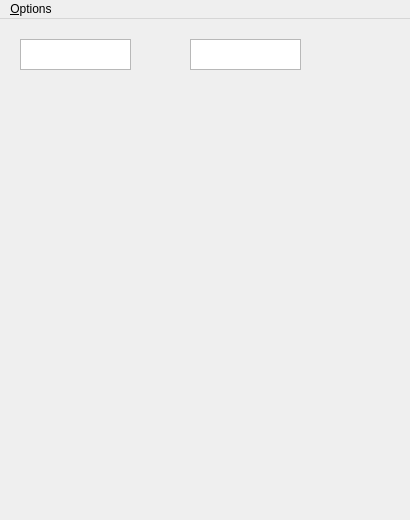
<?xml version="1.0" encoding="UTF-8"?>
<ui version="4.0">
 <class>Phase</class>
 <widget class="QMainWindow" name="Phase">
  <property name="geometry">
   <rect>
    <x>0</x>
    <y>0</y>
    <width>410</width>
    <height>520</height>
   </rect>
  </property>
  <property name="windowTitle">
   <string>MainWindow</string>
  </property>
  <widget class="QWidget" name="centralwidget">
   <widget class="QLabel" name="label">
    <property name="geometry">
     <rect>
      <x>10</x>
      <y>80</y>
      <width>391</width>
      <height>371</height>
     </rect>
    </property>
    <property name="text">
     <string/>
    </property>
   </widget>
   <widget class="QTextBrowser" name="textBrowser">
    <property name="geometry">
     <rect>
      <x>20</x>
      <y>20</y>
      <width>111</width>
      <height>31</height>
     </rect>
    </property>
    <property name="html">
     <string>&lt;!DOCTYPE HTML PUBLIC &quot;-//W3C//DTD HTML 4.0//EN&quot; &quot;http://www.w3.org/TR/REC-html40/strict.dtd&quot;&gt;
&lt;html&gt;&lt;head&gt;&lt;meta name=&quot;qrichtext&quot; content=&quot;1&quot; /&gt;&lt;style type=&quot;text/css&quot;&gt;
p, li { white-space: pre-wrap; }
&lt;/style&gt;&lt;/head&gt;&lt;body style=&quot; font-family:'MS Shell Dlg 2'; font-size:7.8pt; font-weight:400; font-style:normal;&quot;&gt;
&lt;p style=&quot;-qt-paragraph-type:empty; margin-top:0px; margin-bottom:0px; margin-left:0px; margin-right:0px; -qt-block-indent:0; text-indent:0px;&quot;&gt;&lt;br /&gt;&lt;/p&gt;&lt;/body&gt;&lt;/html&gt;</string>
    </property>
   </widget>
   <widget class="QTextBrowser" name="textBrowser_2">
    <property name="geometry">
     <rect>
      <x>190</x>
      <y>20</y>
      <width>111</width>
      <height>31</height>
     </rect>
    </property>
    <property name="html">
     <string>&lt;!DOCTYPE HTML PUBLIC &quot;-//W3C//DTD HTML 4.0//EN&quot; &quot;http://www.w3.org/TR/REC-html40/strict.dtd&quot;&gt;
&lt;html&gt;&lt;head&gt;&lt;meta name=&quot;qrichtext&quot; content=&quot;1&quot; /&gt;&lt;style type=&quot;text/css&quot;&gt;
p, li { white-space: pre-wrap; }
&lt;/style&gt;&lt;/head&gt;&lt;body style=&quot; font-family:'MS Shell Dlg 2'; font-size:7.8pt; font-weight:400; font-style:normal;&quot;&gt;
&lt;p style=&quot;-qt-paragraph-type:empty; margin-top:0px; margin-bottom:0px; margin-left:0px; margin-right:0px; -qt-block-indent:0; text-indent:0px;&quot;&gt;&lt;br /&gt;&lt;/p&gt;&lt;/body&gt;&lt;/html&gt;</string>
    </property>
   </widget>
  </widget>
  <widget class="QMenuBar" name="menubar">
   <property name="geometry">
    <rect>
     <x>0</x>
     <y>0</y>
     <width>410</width>
     <height>26</height>
    </rect>
   </property>
   <widget class="QMenu" name="menu_Options">
    <property name="title">
     <string>&amp;Options</string>
    </property>
    <addaction name="separator"/>
    <addaction name="actionMenu"/>
   </widget>
   <addaction name="menu_Options"/>
  </widget>
  <action name="actionMenu">
   <property name="text">
    <string>&amp;Menu</string>
   </property>
  </action>
  <action name="actionM_ute">
   <property name="text">
    <string>M&amp;ute</string>
   </property>
  </action>
 </widget>
 <resources/>
 <connections/>
</ui>
